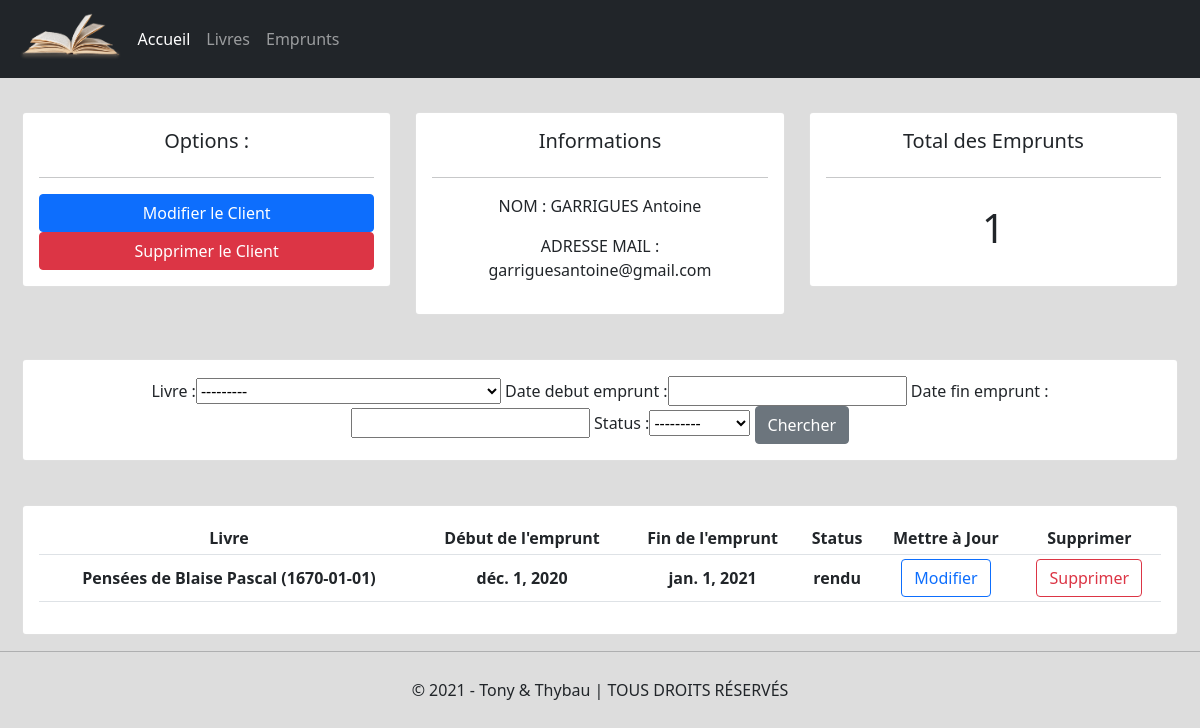
Screenshot of /clients6 with the database file from the repository.
### clients/models.py (models this page shows, shortened)
class Client(models.Model):
    nom = models.CharField(max_length=50, null=True)
    prenom = models.CharField(max_length=50, null=True)
    adresse_mail = models.EmailField(max_length=100, null=True)
    nombre_livres_possédés = models.IntegerField(null=True)

### loans/models.py (models this page shows, shortened)
class Emprunt(models.Model):
    STATUS = (
        ('emprunté', 'emprunté'),
        ('non rendu', 'non rendu'),
        ('rendu', 'rendu')
    )
    client = models.ForeignKey(Client, null=True, on_delete=models.SET_NULL)
    livre = models.ForeignKey(Livre, null=True, on_delete=models.SET_NULL)
    date_debut_emprunt = models.DateField(max_length=10, null=True)
    date_fin_emprunt = models.DateField(max_length=10, null=True)
    status = models.CharField(max_length=50, null=True, choices=STATUS)

### books/models.py (models this page shows)
class Livre(models.Model):
    ISBN = models.CharField(max_length=13, null=True)
    titre = models.CharField(max_length=200, null=True)
    nombre_pages = models.IntegerField(null=True)
    date_de_parution = models.DateField(max_length=10, null=True)
    maison_édition = models.CharField(max_length=50, null=True)
    auteur = models.CharField(max_length=50, null=True)
    tag = models.ManyToManyField(Tag)
    def __str__(self):
        return f"{self.titre} de {self.auteur} ({self.date_de_parution})"

### clients/views.py (the view)
# urls.py: path('<str:pk>', views.clients_list, name='client'),
def clients_list(request, pk):
    client = Client.objects.get(id=pk)
    emprunt = client.emprunt_set.all()
    total_emprunts = emprunt.count()
    myFilter = EmpruntFiltre(request.GET, queryset=emprunt)
    emprunt = myFilter.qs
    context = {
        'client': client,
        'emprunt': emprunt,
        'total_emprunts': total_emprunts,
        'myFilter': myFilter
    }
    return render(request, 'clients/clients_list.html', context)

### templates/clients/clients_list.html
{% extends 'main.html' %}
{% block content %}
<br>
<div class="row">
	<div class="col-md">
		<div class="card card-body">
			<h5>Options :</h5>
			<hr>
			<a class="btn btn-primary" href="{% url 'modif_client' client.id %}">Modifier le Client</a>
			<a class="btn btn-danger" href="{% url 'supp_client' client.id %}">Supprimer le Client</a>
		</div>
	</div>
	<div class="col-md">
		<div class="card card-body">
			<h5>Informations</h5>
			<hr>
			<p>NOM : {{client.nom}} {{client.prenom}}</p>
			<p>ADRESSE MAIL : {{client.adresse_mail}}</p>
		</div>
	</div>
	<div class="col-md">
		<div class="card card-body">
			<h5>Total des Emprunts</h5>
			<hr>
			<h1 style="text-align: center;padding: 10px">{{total_emprunts}}</h1>
		</div>
	</div>
</div>
<br>
<div class="row">
	<div class="col">
		<div class="card card-body">
			<form method="get">
				{{myFilter.form}}
		    	<button class="btn btn-secondary" type="submit">Chercher</button>
		  </form>
		</div>
	</div>
</div>
<br>
<div class="row">
	<div class="col-md">
		<div class="card card-body">
			<table class="table table-sm">
				<tr>
					<th>Livre</th>
					<th>Début de l'emprunt</th>
					<th>Fin de l'emprunt</th>
					<th>Status</th>
					<th>Mettre à Jour</th>
					<th>Supprimer</th>
				</tr>
				{% for emprunt in emprunt %}
				<tr>
					<th>{{emprunt.livre}}</th>
					<th>{{emprunt.date_debut_emprunt}}</th>
					<th>{{emprunt.date_fin_emprunt}}</th>
					<th>{{emprunt.status}}</th>
					<th><a class="btn btn-outline-primary" href="">Modifier</a></th>
					<th><a class="btn btn-outline-danger" href="">Supprimer</a></th>
				</tr>
				{% endfor %}
			</table>
		</div>
	</div>
</div>
{% endblock %}

### static/css/main.css (style rules this page uses)
body { background-color: #dddddd; }
.row { margin: 10px; text-align: center; }
tr { vertical-align: middle; }
.btn { transition: 0.3s all; }

### rows the page displays
Client: nom "GARRIGUES", prenom "Antoine", adresse_mail "garriguesantoine@gmail.com"
Emprunt: livre "Pensées de Blaise Pascal (1670-01-01)", date_debut_emprunt "déc. 1, 2020", date_fin_emprunt "jan. 1, 2021", status "rendu"

### other values shown
{{ total_emprunts }} "1"
